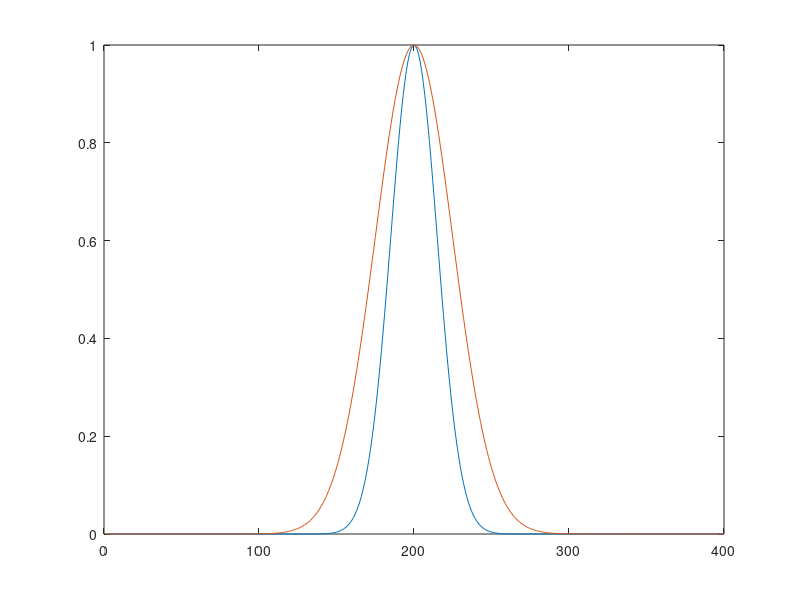

The MATLAB script that drew this image:
% mutation 1D plotter

clear

% global r_ h_ sigma_ de_ f_ k_ c mu_ ;
global b beta_;

datapath = 'C:\Documents and Settings\kimberly\Desktop\MATLAB\immune2012_data\';
%datapath = 'C:\Users\Kimberly\dropbox\research\MATLAB\immune2012_data\';
tfilename = [datapath 't.txt'];
Pfilename = [datapath 'P.txt'];
Nfilename = [datapath 'N.txt'];
Efilename = [datapath 'E.txt'];
Mfilename = [datapath 'M.txt'];

days = 20;       % total days run

% dimensions of 1D shape space
Pdim1 = 400;
Ldim1 = 400;
x0 = 200;

b = 15;
beta_ = 25;

% % gammas & lambdas
gammas1D = zeros(Pdim1,Ldim1);
lambdas1D = zeros(Pdim1,1);
p_ = (1-exp(-1*((Pdim1)^2)/(8*beta_^2)))^(-1);
for i=1:Pdim1;
    lambdas1D(i) = 1 - p_*(1-exp(-1*((i-x0)^2)/(2*beta_^2)));
    for j=1:Ldim1;
        gammas1D(i,j) = exp(-1*((i-j)^2)/(2*b^2));
    end
end

figure
plot((1:Pdim1),gammas1D(:,x0),(1:Pdim1),lambdas1D)

% % data and time vector
% tplot = csvread(tfilename);
% Pplot = csvread(Pfilename);
% Nplot = csvread(Nfilename);
% Eplot = csvread(Efilename);
% Mplot = csvread(Mfilename);
% 
% n_ts = size(tplot);
% 
% 
% % plot of total pathogen v. total lymphocyte population
%     Ptot = sum(Pplot,2);
%     Ntot = sum(Nplot,2);
%     Etot = sum(Eplot,2);
%     Mtot = sum(Mplot,2);
%     figure
%     semilogy(tplot,Ptot,tplot,Ntot+Mtot+Etot)
%     axis([0 days 1 10^9])
%     
% % plot of initial and final P-distributions    
%     figure
%     plot((1:Pdim1),Pplot(1,:))
%     axis([0 Pdim1 0 12])
%     
%     figure
%     plot((1:Pdim1),Pplot(end,:))
%     
%     figure 
%     plot((1:Pdim1),Nplot(end,:))
% 
%     figure 
%     plot((1:Pdim1),Eplot(end,:))
% 
%     figure 
%     plot((1:Pdim1),Mplot(end,:))
%     
% % contour plots of PNEM populations over time
% % NOTE these plots ARE ABSOLUTELY properly time-normalised
%     
%     Yaxis = tplot;
%     Xaxis = (1:1:Pdim1);
%     figure
%     v = [1 10 50 100 200 300 500:500:10000];
%     contour(Xaxis,Yaxis,Pplot,v)
%     axis([0 400 0 10])
%     v = [ mu_ 1 ];
%     figure
%     contour(Xaxis,Yaxis,Pplot,v)

%     Xaxis = (1:1:Ldim1);
%     figure
%     v = [0:0.5:3];
%     contour(Xaxis,Yaxis,Nplot,v)
%     
%     figure
%     v = [1 10 50 100 200 300 500:500:10000];
%     contour(Xaxis,Yaxis,Eplot,v)
% 
%     figure
%     v = [1 10 50 100 200 300 500:500:10000];
%     contour(Xaxis,Yaxis,Mplot,v)
